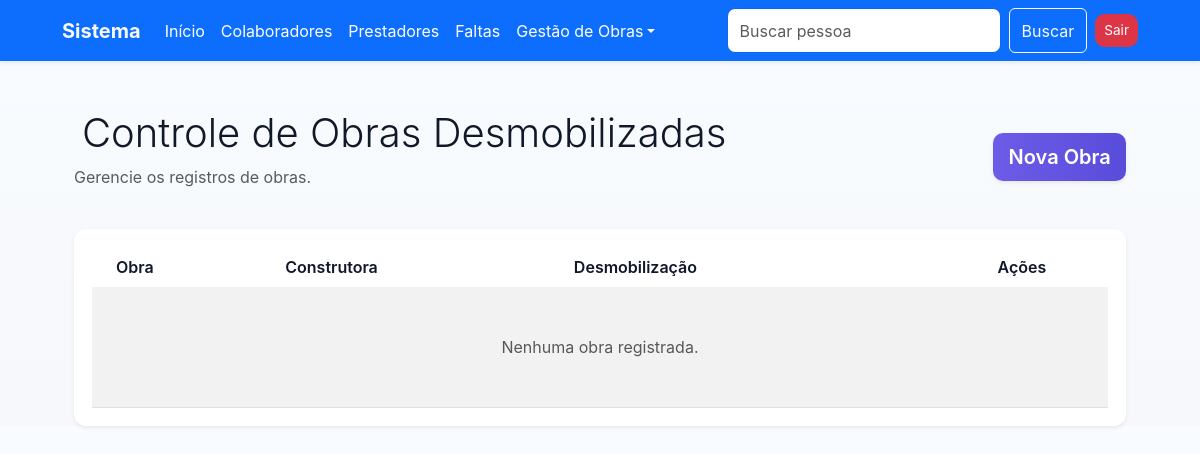
The app's page /obras/desativadas/ (signed in), older data.
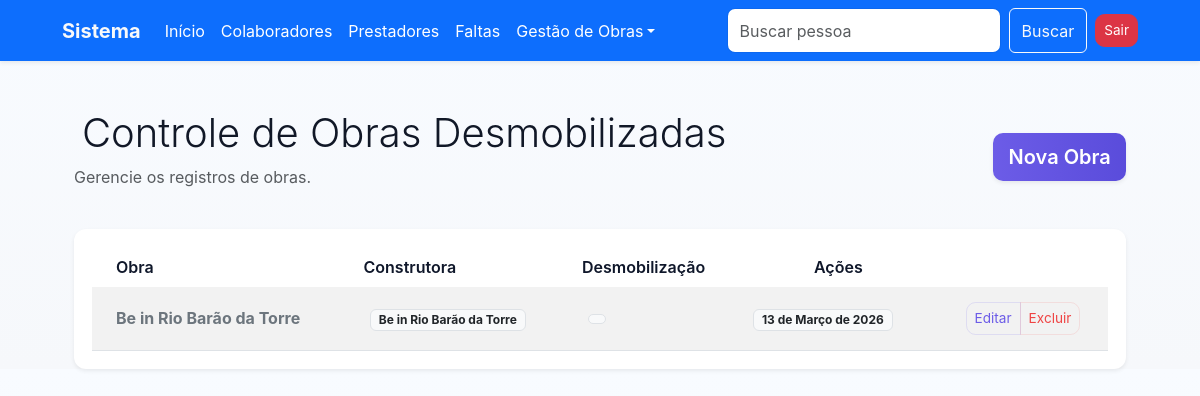
The same page, newer data.
### obra/models.py (models this page shows, shortened)
class Base(models.Model):
    criado = models.DateTimeField(auto_now_add=True)
    alterado = models.DateTimeField(auto_now=True)
    ativo = models.BooleanField(default=True)
    class Meta:
        abstract = True

class ObrasDesativadas(Base):
    nome = models.OneToOneField(
        "Obra", related_name="desativadas_nome", on_delete=models.CASCADE)
    desativacao = models.DateField(
        _("Data da Desativação"), null=True, blank=True)
    class Meta:
        verbose_name = 'Obra Desativada'
        verbose_name_plural = 'Obras Desativadas'

class Obra(Base):
    nome = models.CharField('Nome da Obra', max_length=100)
    construtora = models.CharField('Construtora', max_length=100)
    class Meta:
        verbose_name = 'Obra'
        verbose_name_plural = 'Obras'
    def __str__(self):
        return self.nome

### obra/views.py (the view)
# urls.py: path('desativadas/', ObrasDesativadasListView.as_view(), name='obrasdesativadas_list'),
class ObrasDesativadasListView(LoginRequiredMixin, ListView):
    model = ObrasDesativadas
    template_name = 'obrasdesativadas_list.html'
    context_object_name = 'obrasdesativadas'
    ordering = ['nome__nome']

### usuario/views.py (called while the page is built)
    def dispatch(self, request, *args, **kwargs):
        if not request.session.get('logado'):
            messages.error(
                request, 'Acesso negado. Por favor, realize o login.')
            return redirect('usuario_login')
        return super().dispatch(request, *args, **kwargs)

### obra/templates/obrasdesativadas_list.html (shortened to what this page needs)
{% extends 'index.html' %}
{% load static %}
{% block content %}
<div class="container mt-5">
    <div class="row mb-4 align-items-center">
        <div class="col-md-8">
            <h2 class="display-6">Controle de Obras Desmobilizadas</h2>
            <p class="text-muted">Gerencie os registros de obras.</p>
        </div>
        <div class="col-md-4 text-end">
            <a href="{% url 'obrasdesativadas_create' %}" class="btn btn-primary btn-lg shadow-sm">
                 Nova Obra
            </a>
        </div>
    </div>
    <div class="card shadow-sm border-0">
        <div class="card-body p-0">
            <div class="table-responsive">
                <table class="table table-hover table-striped align-middle mb-0">
                    <thead class="table-dark">
                        <tr>
                            <th scope="col" class="ps-4">Obra</th>
                            <th scope="col">Construtora</th>
                            <th scope="col">Desmobilização</th>
                            <th scope="col" class="text-center">Ações</th>
                        </tr>
                    </thead>
                    <tbody>
                        {% for obra in obrasdesativadas %}
                        <tr>
                            <td class="ps-4 fw-bold text-secondary">{{ obra.nome }}</td>
                            <td>
                                <span class="badge bg-light text-dark border">
                                    {{ obra.nome }}
                                </span>
                            </td>
                            <td>
                                <span class="badge bg-light text-dark border">
                                </span>
                            </td>
                            <td>
                                <span class="badge bg-light text-dark border">
                                    {{ obra.desativacao }}
                                </span>
                            </td>
                            <td class="text-center">
                                <div class="btn-group" role="group">
                                    <a href="{% url 'obrasdesativadas_update' obra.pk %}" class="btn btn-sm btn-outline-primary" title="Editar">
                                         Editar
                                    </a>
                                    <a href="{% url 'obrasdesativadas_delete' obra.pk %}" class="btn btn-sm btn-outline-danger" title="Excluir">
                                         Excluir
                                    </a>
                                </div>
                            </td>
                        </tr>
                        {% empty %}
                        <tr>
                            <td colspan="4" class="text-center py-5 text-muted">
                                Nenhuma obra registrada.
                            </td>
                        </tr>
                        {% endfor %}
                    </tbody>
                </table>
            </div>
        </div>
    </div>
</div>
{% endblock %}

Row changes from the older to the newer data that the page shows:
added ObrasDesativadas: nome "Be in Rio Barão da Torre", desativacao "13 de Março de 2026"
Text that changed along with them:
text no longer shown: "Nenhuma obra registrada."
